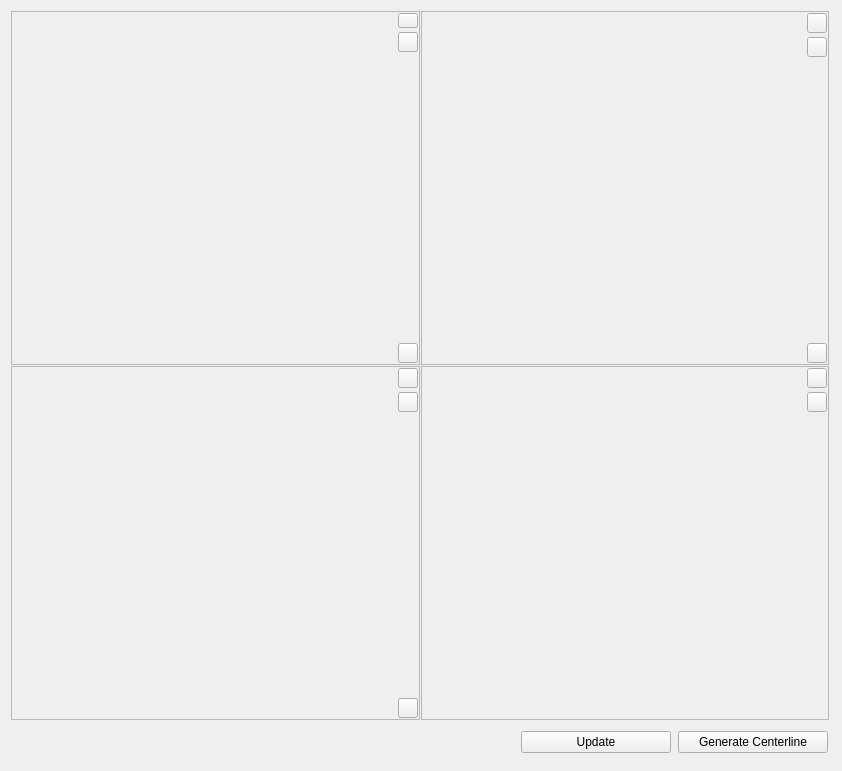
  <widget class="QWidget" name="centralwidget">
   <property name="enabled">
    <bool>true</bool>
   </property>
   <property name="sizePolicy">
    <sizepolicy hsizetype="Expanding" vsizetype="Expanding">
     <horstretch>0</horstretch>
     <verstretch>0</verstretch>
    </sizepolicy>
   </property>
   <layout class="QHBoxLayout" name="horizontalLayout_3">
    <item>
     <layout class="QGridLayout" name="viewGridLayout">
      <property name="spacing">
       <number>1</number>
      </property>
      <item row="6" column="0">
       <widget class="QFrame" name="image3frame">
        <property name="frameShape">
         <enum>QFrame::StyledPanel</enum>
        </property>
        <property name="frameShadow">
         <enum>QFrame::Raised</enum>
        </property>
        <layout class="QHBoxLayout" name="horizontalLayout_4">
         <property name="spacing">
          <number>1</number>
         </property>
         <property name="leftMargin">
          <number>1</number>
         </property>
         <property name="topMargin">
          <number>1</number>
         </property>
         <property name="rightMargin">
          <number>1</number>
         </property>
         <property name="bottomMargin">
          <number>1</number>
         </property>
         <item>
          <widget class="QVTKWidget2" name="image3View" native="true">
           <property name="enabled">
            <bool>true</bool>
           </property>
           <property name="sizePolicy">
            <sizepolicy hsizetype="Expanding" vsizetype="Expanding">
             <horstretch>0</horstretch>
             <verstretch>0</verstretch>
            </sizepolicy>
           </property>
           <property name="minimumSize">
            <size>
             <width>350</width>
             <height>350</height>
            </size>
           </property>
           <property name="focusPolicy">
            <enum>Qt::WheelFocus</enum>
           </property>
          </widget>
         </item>
         <item>
          <layout class="QVBoxLayout" name="verticalLayout_3">
           <property name="spacing">
            <number>4</number>
           </property>
           <item>
            <widget class="QPushButton" name="LLBtn">
             <property name="maximumSize">
              <size>
               <width>20</width>
               <height>20</height>
              </size>
             </property>
             <property name="toolTip">
              <string>Expand this view to the entire window</string>
             </property>
             <property name="text">
              <string/>
             </property>
             <property name="icon">
              <iconset resource="../Main/resources/IADE_Analyzer.qrc">
               <normaloff>:/icons/expandwin.png</normaloff>:/icons/expandwin.png</iconset>
             </property>
             <property name="iconSize">
              <size>
               <width>15</width>
               <height>15</height>
              </size>
             </property>
             <property name="flat">
              <bool>false</bool>
             </property>
            </widget>
           </item>
           <item>
            <widget class="QPushButton" name="LLBtn2">
             <property name="maximumSize">
              <size>
               <width>20</width>
               <height>20</height>
              </size>
             </property>
             <property name="toolTip">
              <string>Restore the four-panel display configuration</string>
             </property>
             <property name="text">
              <string/>
             </property>
             <property name="icon">
              <iconset resource="../Main/resources/IADE_Analyzer.qrc">
               <normaloff>:/icons/LayoutFourViews.png</normaloff>:/icons/LayoutFourViews.png</iconset>
             </property>
             <property name="iconSize">
              <size>
               <width>15</width>
               <height>15</height>
              </size>
             </property>
            </widget>
           </item>
           <item>
            <spacer name="verticalSpacer_2">
             <property name="orientation">
              <enum>Qt::Vertical</enum>
             </property>
             <property name="sizeHint" stdset="0">
              <size>
               <width>20</width>
               <height>40</height>
              </size>
             </property>
            </spacer>
           </item>
           <item>
            <widget class="QPushButton" name="LLSelectImgBtn">
             <property name="maximumSize">
              <size>
               <width>20</width>
               <height>20</height>
              </size>
             </property>
             <property name="text">
              <string/>
             </property>
             <property name="icon">
              <iconset resource="../Main/resources/IADE_Analyzer.qrc">
               <normaloff>:/icons/downarrow.png</normaloff>:/icons/downarrow.png</iconset>
             </property>
             <property name="iconSize">
              <size>
               <width>15</width>
               <height>15</height>
              </size>
             </property>
            </widget>
           </item>
          </layout>
         </item>
        </layout>
       </widget>
      </item>
      <item row="6" column="1">
       <widget class="QFrame" name="image4frame">
        <property name="frameShape">
         <enum>QFrame::StyledPanel</enum>
        </property>
        <property name="frameShadow">
         <enum>QFrame::Raised</enum>
        </property>
        <layout class="QHBoxLayout" name="horizontalLayout_6">
         <property name="spacing">
          <number>1</number>
         </property>
         <property name="leftMargin">
          <number>1</number>
         </property>
         <property name="topMargin">
          <number>1</number>
         </property>
         <property name="rightMargin">
          <number>1</number>
         </property>
         <property name="bottomMargin">
          <number>1</number>
         </property>
         <item>
          <widget class="QVTKWidget2" name="image4View" native="true">
           <property name="enabled">
            <bool>true</bool>
           </property>
           <property name="sizePolicy">
            <sizepolicy hsizetype="Expanding" vsizetype="Expanding">
             <horstretch>0</horstretch>
             <verstretch>0</verstretch>
            </sizepolicy>
           </property>
           <property name="minimumSize">
            <size>
             <width>350</width>
             <height>350</height>
            </size>
           </property>
           <property name="focusPolicy">
            <enum>Qt::WheelFocus</enum>
           </property>
          </widget>
         </item>
         <item>
          <layout class="QVBoxLayout" name="verticalLayout_9">
           <property name="spacing">
            <number>4</number>
           </property>
           <item>
            <widget class="QPushButton" name="LRBtn">
             <property name="maximumSize">
              <size>
               <width>20</width>
               <height>20</height>
              </size>
             </property>
             <property name="toolTip">
              <string>Expand this view to the entire window</string>
             </property>
             <property name="text">
              <string/>
             </property>
             <property name="icon">
              <iconset resource="../Main/resources/IADE_Analyzer.qrc">
               <normaloff>:/icons/expandwin.png</normaloff>:/icons/expandwin.png</iconset>
             </property>
             <property name="iconSize">
              <size>
               <width>15</width>
               <height>15</height>
              </size>
             </property>
             <property name="flat">
              <bool>false</bool>
             </property>
            </widget>
           </item>
           <item>
            <widget class="QPushButton" name="LRBtn2">
             <property name="maximumSize">
              <size>
               <width>20</width>
               <height>20</height>
              </size>
             </property>
             <property name="toolTip">
              <string>Restore the four-panel display configuration</string>
             </property>
             <property name="text">
              <string/>
             </property>
             <property name="icon">
              <iconset resource="../Main/resources/IADE_Analyzer.qrc">
               <normaloff>:/icons/LayoutFourViews.png</normaloff>:/icons/LayoutFourViews.png</iconset>
             </property>
             <property name="iconSize">
              <size>
               <width>15</width>
               <height>15</height>
              </size>
             </property>
            </widget>
           </item>
           <item>
            <spacer name="verticalSpacer_4">
             <property name="orientation">
              <enum>Qt::Vertical</enum>
             </property>
             <property name="sizeHint" stdset="0">
              <size>
               <width>20</width>
               <height>40</height>
              </size>
             </property>
            </spacer>
           </item>
          </layout>
         </item>
        </layout>
       </widget>
      </item>
      <item row="8" column="0" colspan="4">
       <layout class="QHBoxLayout" name="horizontalLayout_2">
        <property name="spacing">
         <number>6</number>
        </property>
        <item>
         <widget class="QWidget" name="xyzwidget" native="true">
          <property name="enabled">
           <bool>true</bool>
          </property>
          <layout class="QHBoxLayout" name="horizontalLayout_7">
           <property name="spacing">
            <number>7</number>
           </property>
           <property name="leftMargin">
            <number>6</number>
           </property>
           <property name="topMargin">
            <number>6</number>
           </property>
           <property name="rightMargin">
            <number>3</number>
           </property>
           <property name="bottomMargin">
            <number>3</number>
           </property>
           <item>
            <widget class="QWidget" name="sliceWidget" native="true"/>
           </item>
           <item>
            <widget class="QScrollArea" name="sliceScrollArea">
             <property name="sizePolicy">
              <sizepolicy hsizetype="Minimum" vsizetype="Preferred">
               <horstretch>0</horstretch>
               <verstretch>0</verstretch>
              </sizepolicy>
             </property>
             <property name="minimumSize">
              <size>
               <width>450</width>
               <height>30</height>
              </size>
             </property>
             <property name="frameShape">
              <enum>QFrame::NoFrame</enum>
             </property>
             <property name="verticalScrollBarPolicy">
              <enum>Qt::ScrollBarAlwaysOff</enum>
             </property>
             <property name="horizontalScrollBarPolicy">
              <enum>Qt::ScrollBarAlwaysOff</enum>
             </property>
             <property name="widgetResizable">
              <bool>true</bool>
             </property>
             <widget class="QWidget" name="scrollAreaWidgetContents_2">
              <property name="geometry">
               <rect>
                <x>0</x>
                <y>0</y>
                <width>450</width>
                <height>30</height>
               </rect>
              </property>
             </widget>
            </widget>
           </item>
           <item>
            <spacer name="horizontalSpacer">
             <property name="orientation">
              <enum>Qt::Horizontal</enum>
             </property>
             <property name="sizeHint" stdset="0">
              <size>
               <width>40</width>
               <height>20</height>
              </size>
             </property>
            </spacer>
           </item>
           <item>
            <widget class="QPushButton" name="updateBtn">
             <property name="enabled">
              <bool>true</bool>
             </property>
             <property name="minimumSize">
              <size>
               <width>150</width>
               <height>0</height>
              </size>
             </property>
             <property name="text">
              <string>Update</string>
             </property>
            </widget>
           </item>
           <item>
            <widget class="QPushButton" name="generateCLBtn">
             <property name="enabled">
              <bool>true</bool>
             </property>
             <property name="minimumSize">
              <size>
               <width>150</width>
               <height>0</height>
              </size>
             </property>
             <property name="text">
              <string>Generate Centerline</string>
             </property>
            </widget>
           </item>
          </layout>
         </widget>
        </item>
       </layout>
      </item>
      <item row="3" column="0">
       <widget class="QFrame" name="image1frame">
        <property name="frameShape">
         <enum>QFrame::StyledPanel</enum>
        </property>
        <property name="frameShadow">
         <enum>QFrame::Raised</enum>
        </property>
        <layout class="QHBoxLayout" name="horizontalLayout">
         <property name="spacing">
          <number>1</number>
         </property>
         <property name="leftMargin">
          <number>1</number>
         </property>
         <property name="topMargin">
          <number>1</number>
         </property>
         <property name="rightMargin">
          <number>1</number>
         </property>
         <property name="bottomMargin">
          <number>1</number>
         </property>
         <item>
          <widget class="QVTKWidget2" name="image1View" native="true">
           <property name="enabled">
            <bool>true</bool>
           </property>
           <property name="sizePolicy">
            <sizepolicy hsizetype="Expanding" vsizetype="Expanding">
             <horstretch>0</horstretch>
             <verstretch>0</verstretch>
            </sizepolicy>
           </property>
           <property name="minimumSize">
            <size>
             <width>350</width>
             <height>350</height>
            </size>
           </property>
           <property name="focusPolicy">
            <enum>Qt::WheelFocus</enum>
           </property>
          </widget>
         </item>
         <item>
          <layout class="QVBoxLayout" name="verticalLayout_2">
           <property name="spacing">
            <number>4</number>
           </property>
           <property name="sizeConstraint">
            <enum>QLayout::SetDefaultConstraint</enum>
           </property>
           <item>
            <widget class="QPushButton" name="ULBtn">
             <property name="sizePolicy">
              <sizepolicy hsizetype="Minimum" vsizetype="Minimum">
               <horstretch>0</horstretch>
               <verstretch>0</verstretch>
              </sizepolicy>
             </property>
             <property name="maximumSize">
              <size>
               <width>20</width>
               <height>20</height>
              </size>
             </property>
             <property name="font">
              <font>
               <pointsize>4</pointsize>
              </font>
             </property>
             <property name="toolTip">
              <string>Expand this view to the entire window</string>
             </property>
             <property name="layoutDirection">
              <enum>Qt::LeftToRight</enum>
             </property>
             <property name="text">
              <string/>
             </property>
             <property name="icon">
              <iconset resource="../Main/resources/IADE_Analyzer.qrc">
               <normaloff>:/icons/expandwin.png</normaloff>:/icons/expandwin.png</iconset>
             </property>
             <property name="iconSize">
              <size>
               <width>15</width>
               <height>15</height>
              </size>
             </property>
             <property name="checkable">
              <bool>false</bool>
             </property>
             <property name="autoRepeat">
              <bool>false</bool>
             </property>
             <property name="autoExclusive">
              <bool>false</bool>
             </property>
             <property name="autoDefault">
              <bool>false</bool>
             </property>
             <property name="flat">
              <bool>false</bool>
             </property>
            </widget>
           </item>
           <item>
            <widget class="QPushButton" name="ULBtn2">
             <property name="sizePolicy">
              <sizepolicy hsizetype="Minimum" vsizetype="Minimum">
               <horstretch>0</horstretch>
               <verstretch>0</verstretch>
              </sizepolicy>
             </property>
             <property name="maximumSize">
              <size>
               <width>20</width>
               <height>20</height>
              </size>
             </property>
             <property name="toolTip">
              <string>Restore the four-panel display configuration</string>
             </property>
             <property name="text">
              <string/>
             </property>
             <property name="icon">
              <iconset resource="../Main/resources/IADE_Analyzer.qrc">
               <normaloff>:/icons/LayoutFourViews.png</normaloff>:/icons/LayoutFourViews.png</iconset>
             </property>
             <property name="iconSize">
              <size>
               <width>15</width>
               <height>15</height>
              </size>
             </property>
            </widget>
           </item>
           <item>
            <spacer name="verticalSpacer">
             <property name="orientation">
              <enum>Qt::Vertical</enum>
             </property>
             <property name="sizeType">
              <enum>QSizePolicy::Expanding</enum>
             </property>
             <property name="sizeHint" stdset="0">
              <size>
               <width>20</width>
               <height>40</height>
              </size>
             </property>
            </spacer>
           </item>
           <item>
            <widget class="QPushButton" name="ULSelectImgBtn">
             <property name="maximumSize">
              <size>
               <width>20</width>
               <height>20</height>
              </size>
             </property>
             <property name="text">
              <string/>
             </property>
             <property name="icon">
              <iconset resource="../Main/resources/IADE_Analyzer.qrc">
               <normaloff>:/icons/downarrow.png</normaloff>:/icons/downarrow.png</iconset>
             </property>
             <property name="iconSize">
              <size>
               <width>15</width>
               <height>15</height>
              </size>
             </property>
            </widget>
           </item>
          </layout>
         </item>
        </layout>
       </widget>
      </item>
      <item row="3" column="1">
       <widget class="QFrame" name="image2frame">
        <property name="frameShape">
         <enum>QFrame::StyledPanel</enum>
        </property>
        <property name="frameShadow">
         <enum>QFrame::Raised</enum>
        </property>
        <layout class="QHBoxLayout" name="horizontalLayout_5">
         <property name="spacing">
          <number>1</number>
         </property>
         <property name="leftMargin">
          <number>1</number>
         </property>
         <property name="topMargin">
          <number>1</number>
         </property>
         <property name="rightMargin">
          <number>1</number>
         </property>
         <property name="bottomMargin">
          <number>1</number>
         </property>
         <item>
          <widget class="QVTKWidget2" name="image2View" native="true">
           <property name="enabled">
            <bool>true</bool>
           </property>
           <property name="sizePolicy">
            <sizepolicy hsizetype="Expanding" vsizetype="Expanding">
             <horstretch>0</horstretch>
             <verstretch>0</verstretch>
            </sizepolicy>
           </property>
           <property name="minimumSize">
            <size>
             <width>350</width>
             <height>350</height>
            </size>
           </property>
           <property name="focusPolicy">
            <enum>Qt::WheelFocus</enum>
           </property>
          </widget>
         </item>
         <item>
          <layout class="QVBoxLayout" name="verticalLayout_8">
           <property name="spacing">
            <number>4</number>
           </property>
           <item>
            <widget class="QPushButton" name="URBtn">
             <property name="maximumSize">
              <size>
               <width>20</width>
               <height>20</height>
              </size>
             </property>
             <property name="toolTip">
              <string>Expand this view to the entire window</string>
             </property>
             <property name="text">
              <string/>
             </property>
             <property name="icon">
              <iconset resource="../Main/resources/IADE_Analyzer.qrc">
               <normaloff>:/icons/expandwin.png</normaloff>:/icons/expandwin.png</iconset>
             </property>
             <property name="iconSize">
              <size>
               <width>15</width>
               <height>15</height>
              </size>
             </property>
             <property name="flat">
              <bool>false</bool>
             </property>
            </widget>
           </item>
           <item>
            <widget class="QPushButton" name="URBtn2">
             <property name="maximumSize">
              <size>
               <width>20</width>
               <height>20</height>
              </size>
             </property>
             <property name="toolTip">
              <string>Restore the four-panel display configuration</string>
             </property>
             <property name="text">
              <string/>
             </property>
             <property name="icon">
              <iconset resource="../Main/resources/IADE_Analyzer.qrc">
               <normaloff>:/icons/LayoutFourViews.png</normaloff>:/icons/LayoutFourViews.png</iconset>
             </property>
             <property name="iconSize">
              <size>
               <width>15</width>
               <height>15</height>
              </size>
             </property>
            </widget>
           </item>
           <item>
            <spacer name="verticalSpacer_3">
             <property name="orientation">
              <enum>Qt::Vertical</enum>
             </property>
             <property name="sizeHint" stdset="0">
              <size>
               <width>20</width>
               <height>40</height>
              </size>
             </property>
            </spacer>
           </item>
           <item>
            <widget class="QPushButton" name="URSelectImgBtn">
             <property name="maximumSize">
              <size>
               <width>20</width>
               <height>20</height>
              </size>
             </property>
             <property name="text">
              <string/>
             </property>
             <property name="icon">
              <iconset resource="../Main/resources/IADE_Analyzer.qrc">
               <normaloff>:/icons/downarrow.png</normaloff>:/icons/downarrow.png</iconset>
             </property>
             <property name="iconSize">
              <size>
               <width>15</width>
               <height>15</height>
              </size>
             </property>
            </widget>
           </item>
          </layout>
         </item>
        </layout>
       </widget>
      </item>
     </layout>
    </item>
   </layout>
  </widget>
